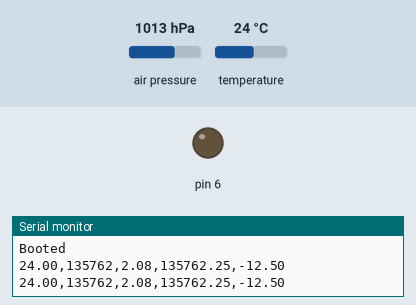
Simulated run of this sketch. Board: Arduino Uno, built with avr-gcc and run on an emulated ATmega328P. Shown: output pins drawn as LEDs (lit = HIGH), the last lines printed to the serial monitor. The inputs (shaded band) are chosen by the test bench; at power-on: air pressure 1013 hPa, temperature 24 °C.

Above: at 1.2 s.
1.3 s: air pressure set to 1011 hPa
At 3.2 s:
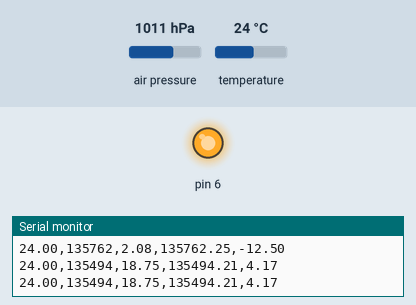
3.5 s: air pressure set to 1025 hPa
At 4.7 s:
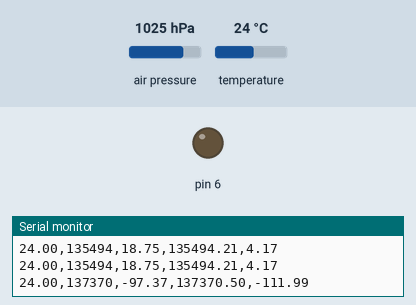
5.5 s: air pressure set to 952 hPa
At 7.1 s:
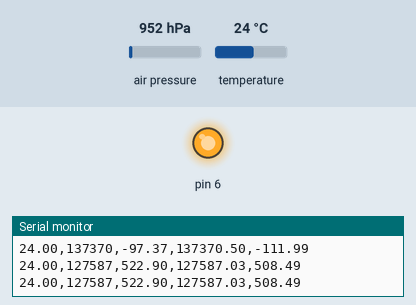
Timing chart, 0 to 8.6 s (numbered marks = the images above; inputs shaded):
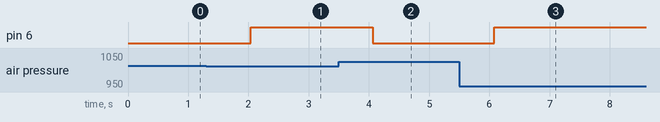

The sketch:

nano_code2.ino
```cpp
#include <Wire.h>
#include <Adafruit_BMP085.h>
#define seaLevelPressure_hPa 1011.50

Adafruit_BMP085 bmp;

void setup() {
  Serial.begin(9600);
  pinMode(6, OUTPUT);
  if (!bmp.begin()) {
    Serial.println("Could not find a valid BMP085 sensor, check wiring!");
    while (1) {}
  }
  Serial.println("Booted");
  }

void loop() {

  /*
  Serial.print("Temperature = ");
  Serial.print(bmp.readTemperature());
  Serial.println(" *C");

  Serial.print("Pressure = ");
  Serial.print(bmp.readPressure());
  Serial.println(" Pa");

  Serial.print("Altitude = ");
  Serial.print(bmp.readAltitude());
  Serial.println(" meters");

  Serial.print("Pressure at sealevel (calculated) = ");
  Serial.print(bmp.readSealevelPressure());
  Serial.println(" Pa");

  Serial.print("Real altitude = ");
  Serial.print(bmp.readAltitude(seaLevelPressure_hPa * 100));
  Serial.println(" meters");

  Serial.println();
*/
  int x = bmp.readAltitude(seaLevelPressure_hPa * 100);
  Serial.print(bmp.readTemperature());
  Serial.print(",");
  int32_t pressure = bmp.readPressure()*1.3402;
  Serial.print(pressure);
  Serial.print(",");
  Serial.print(bmp.readAltitude());
  Serial.print(",");
  Serial.print(bmp.readSealevelPressure()*1.3402);
  Serial.print(",");
  Serial.print(bmp.readAltitude(seaLevelPressure_hPa * 100));
  Serial.println("");

  if (-9.75>=x){
      digitalWrite(6, LOW);
    }
    else if(x<=-10.25){
      digitalWrite(6, HIGH);
    }
    else{
    digitalWrite(6, HIGH);
    }

  delay(1000);
}
```

Measured:
- the behaviour switches between 1013 and 1012 hPa on air pressure (found by bisection; images 0 and 1)
- after the input at 1.3 s, pin 6: LOW → HIGH after 0.74 s
- after the input at 3.5 s, pin 6: HIGH → LOW after 0.56 s
- after the input at 5.5 s, pin 6: LOW → HIGH after 0.58 s
